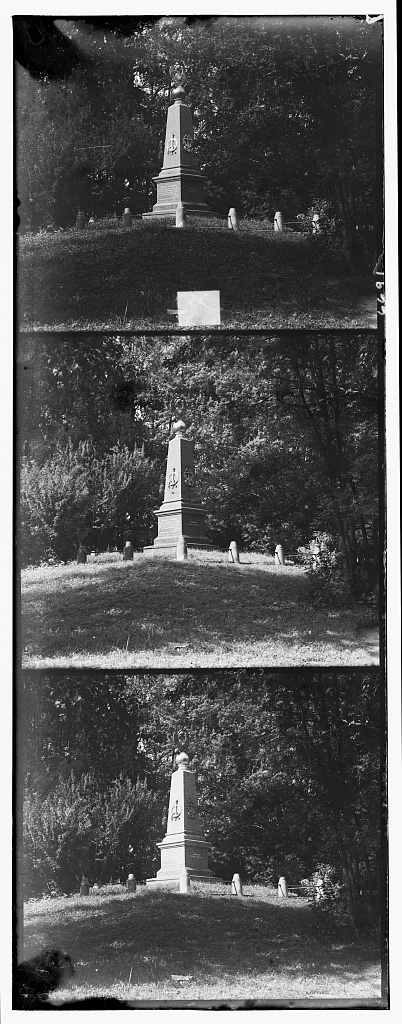
#> input picture pract2/img/set/s2.jpg, 402 x 1024 px, found by its file name
$ python TestProject.py
#> lines starting #> are read from the running program, lines starting #| are printed output that depends on the picture
# -*- coding: utf-8 -*-
"""
Created on Sat May  8 16:05:57 2021

@author: Pipo
"""
import cv2
import numpy as np
from matplotlib import pyplot as plt
import time
import scipy.signal

#Read all pixels
img = cv2.imread("s2.jpg")
#> img is the input picture: shape (1024, 402, 3); min 0, max 255, mean 86.1
im_rgb = cv2.cvtColor(img, cv2.COLOR_BGR2RGB).astype(float)
plt.imshow(im_rgb)
count = 0
d = 3
k = 75
y = im_rgb.shape[0]
#> y = 1024
x = im_rgb.shape[1]
#> x = 402
newImg = np.zeros(im_rgb.shape)

# [6 lines of commented-out code are left out]
t=time.time()
h = np.array([[0,0,0,1,0,0,0],
              [0,0,0,0,0,0,0],
              [0,0,0,0,0,0,0],
              [1,0,0,0,0,0,1],
              [0,0,0,0,0,0,0],
              [0,0,0,0,0,0,0],
              [0,0,0,1,0,0,0]], float)
red = scipy.signal.convolve2d(im_rgb[:,:,0],h, mode='same')/4
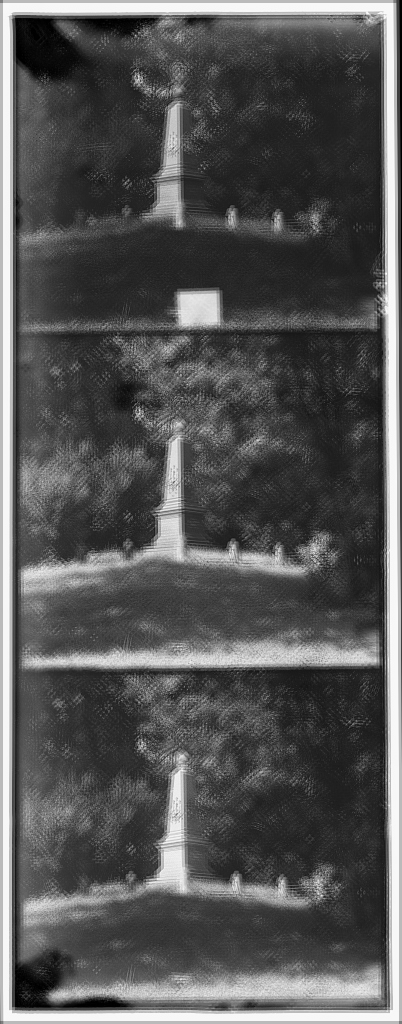
#> red: shape (1024, 402) float64; min 0, max 252.8, mean 85
green = scipy.signal.convolve2d(im_rgb[:,:,1],h, mode='same')/4
blue = scipy.signal.convolve2d(im_rgb[:,:,2],h, mode='same')/4
# conv = scipy.signal.convolve2d(im_rgb,h, mode='same')/4

dist = np.sqrt((red[:,:]-im_rgb[:,:,0])**2 + (green[:,:]-im_rgb[:,:,1])**2 + (blue[:,:]-im_rgb[:,:,2])**2)
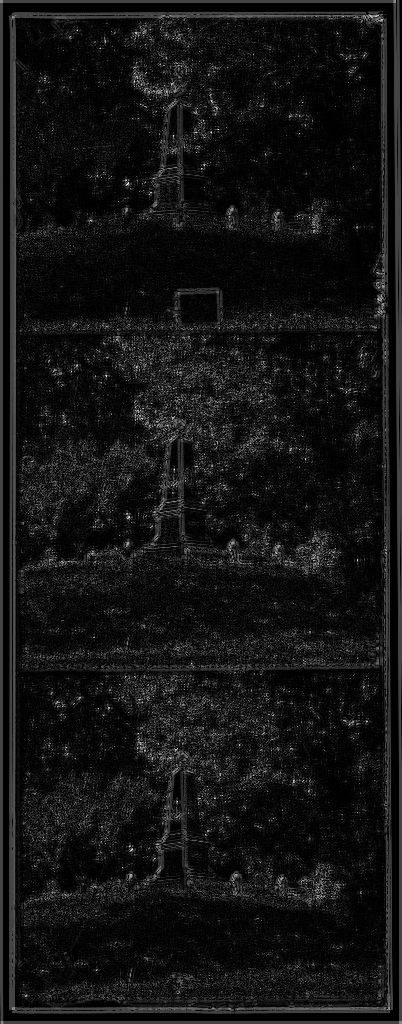
#> dist: shape (1024, 402) float64; min 0, max 406.6, mean 31.6; drawn with min black and max white
size = d*2 + 1
m1 = np.ones((size, size))
for i in range(0,y-d):
    for j in range(0,x-d):
# [9 lines of commented-out code are left out]
        if dist[i,j] > k:
            newImg[i,j,0] = 255
            newImg[i,j,1] = 0
            newImg[i,j,2] = 0
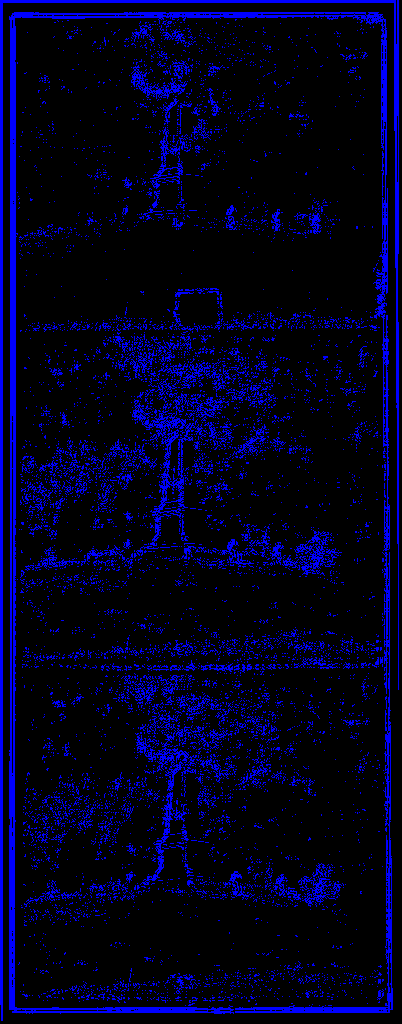
#> newImg: shape (1024, 402, 3) float64; mean of channels 0, 1, 2 31.9, 0, 0; drawn as B, G, R
elapsed=time.time()-t
print('Elapsed time is '+str(elapsed)+' seconds')
#Get all pixel's colors by freq rad
plt.imshow(newImg)
# print(im_rgb.shape)
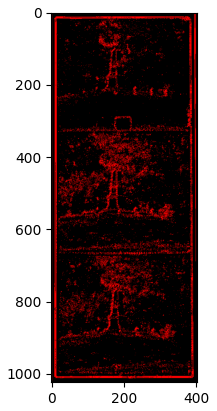
#> figure drawn by matplotlib, 1 panel

$ run again, with pract2/img/set/s1.jpg copied over pract2/img/set/s2.jpg
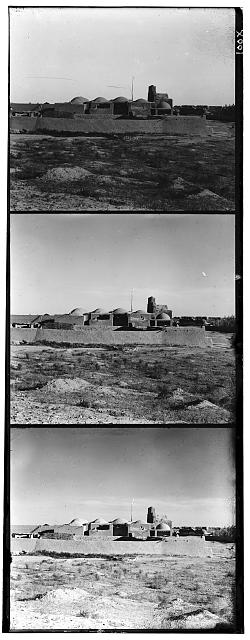
#> input picture pract2/img/set/s1.jpg, 250 x 640 px, found by its file name
#> img is the input picture: shape (640, 250, 3); min 0, max 255, mean 142.1
#> after the loop `for i in range(0,y-d):`:
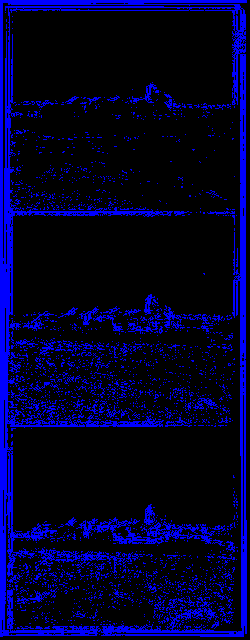
#> newImg: shape (640, 250, 3) float64; mean of channels 0, 1, 2 42, 0, 0; drawn as B, G, R
#> `# print(im_rgb.shape)`:
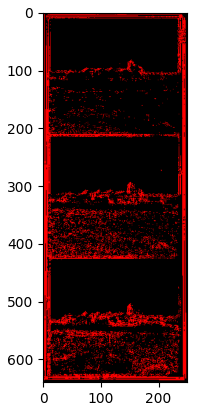
#> figure drawn by matplotlib, 1 panel

$ run again, with pract2/img/set/s3.jpg copied over pract2/img/set/s2.jpg
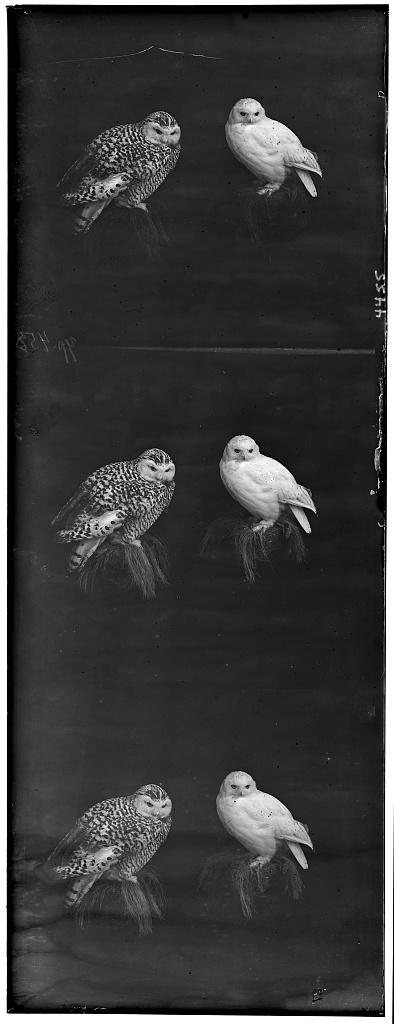
#> input picture pract2/img/set/s3.jpg, 394 x 1024 px, found by its file name
#> img is the input picture: shape (1024, 394, 3); min 0, max 255, mean 58.2
#> after the loop `for i in range(0,y-d):`:
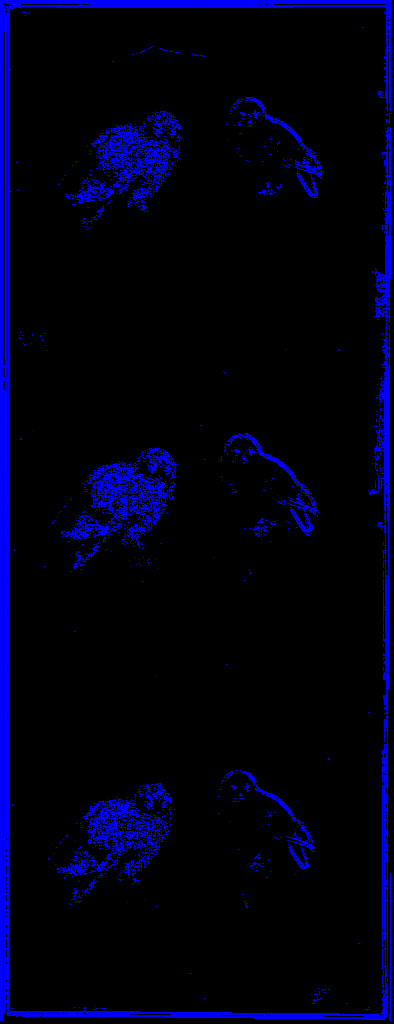
#> newImg: shape (1024, 394, 3) float64; mean of channels 0, 1, 2 18.8, 0, 0; drawn as B, G, R
#> `# print(im_rgb.shape)`:
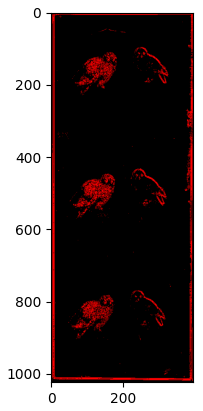
#> figure drawn by matplotlib, 1 panel
